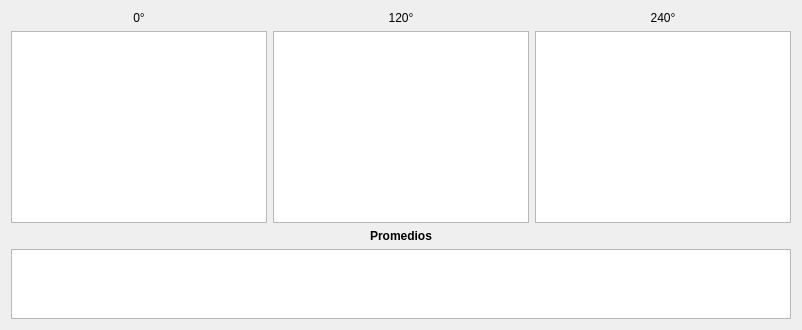
          <widget class="QWidget" name="standardTab">
           <attribute name="title">
            <string>Patrón</string>
           </attribute>
           <layout class="QGridLayout" name="gridLayout_3">
            <item row="1" column="3">
             <widget class="QTableView" name="standard240ResultsTable">
              <property name="font">
               <font>
                <pointsize>7</pointsize>
               </font>
              </property>
             </widget>
            </item>
            <item row="0" column="1">
             <widget class="QLabel" name="standard0ResultsLabel">
              <property name="text">
               <string>0°</string>
              </property>
              <property name="alignment">
               <set>Qt::AlignCenter</set>
              </property>
             </widget>
            </item>
            <item row="0" column="3">
             <widget class="QLabel" name="standard240ResultsLabel">
              <property name="text">
               <string>240°</string>
              </property>
              <property name="alignment">
               <set>Qt::AlignCenter</set>
              </property>
             </widget>
            </item>
            <item row="0" column="2">
             <widget class="QLabel" name="standard120ResultsLabel">
              <property name="text">
               <string>120°</string>
              </property>
              <property name="alignment">
               <set>Qt::AlignCenter</set>
              </property>
             </widget>
            </item>
            <item row="3" column="1" colspan="3">
             <widget class="QTableView" name="standardAverageResulsTable">
              <property name="font">
               <font>
                <pointsize>8</pointsize>
               </font>
              </property>
              <property name="sizeAdjustPolicy">
               <enum>QAbstractScrollArea::AdjustToContents</enum>
              </property>
             </widget>
            </item>
            <item row="2" column="1" colspan="3">
             <widget class="QLabel" name="standardAverageResultsLabel">
              <property name="font">
               <font>
                <weight>75</weight>
                <bold>true</bold>
               </font>
              </property>
              <property name="text">
               <string>Promedios</string>
              </property>
              <property name="alignment">
               <set>Qt::AlignCenter</set>
              </property>
             </widget>
            </item>
            <item row="1" column="1">
             <widget class="QTableView" name="standard0ResultsTable">
              <property name="font">
               <font>
                <pointsize>7</pointsize>
               </font>
              </property>
             </widget>
            </item>
            <item row="1" column="2">
             <widget class="QTableView" name="standard120ResultsTable">
              <property name="font">
               <font>
                <pointsize>7</pointsize>
               </font>
              </property>
             </widget>
            </item>
           </layout>
          </widget>
